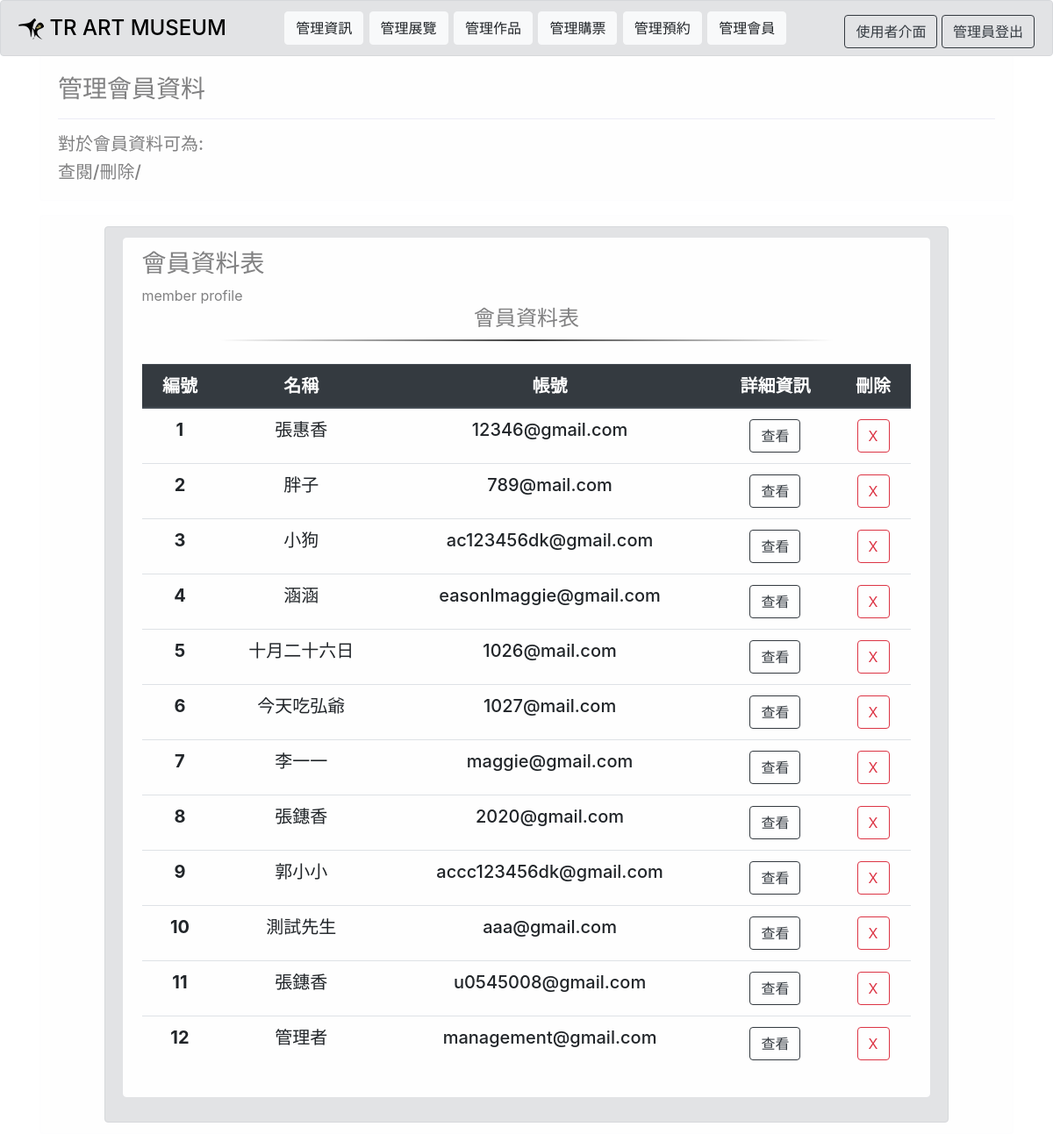
The app's page /management/page006.php (signed in), older data.
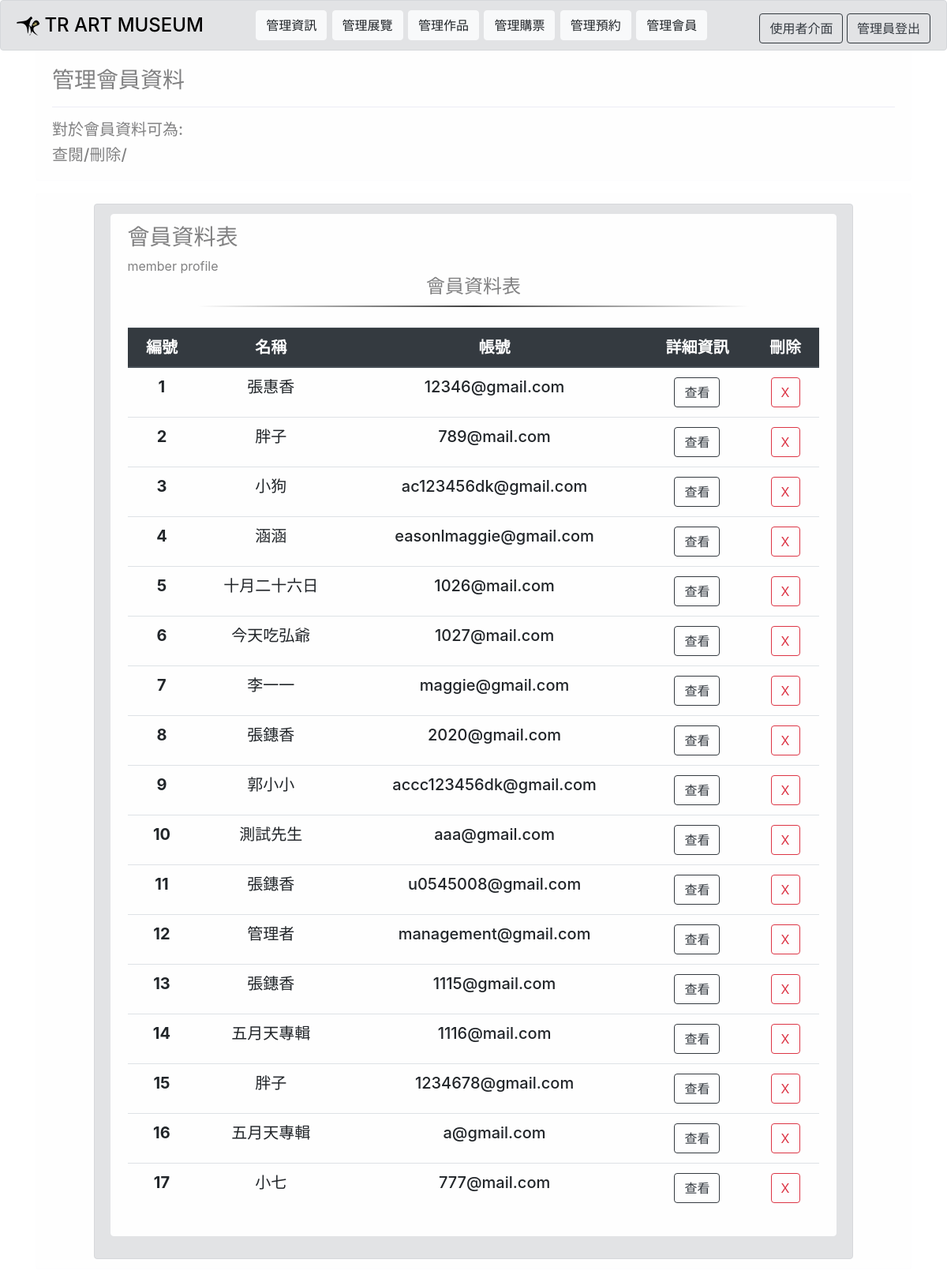
The same page, newer data.
### tables this page shows
CREATE TABLE `mem` (
  `id` int(11) NOT NULL,
  `name` varchar(100) NOT NULL,
  `username` varchar(100) NOT NULL,
  `password` varchar(100) NOT NULL,
  `birth` varchar(100) NOT NULL,
  `phone` varchar(100) NOT NULL
);

### management/checkmember.php (the view, shortened to what this page needs)
<?php
    require "../includes/db.php";
    $sql = "SELECT * FROM mem ";
    $result = $conn->query($sql);
    if ($result->num_rows > 0) {
            echo "    <table class='table'>";
            echo "        <thead class='thead-dark'>";
            echo "            <tr align='center'>";
            echo "                <th scope='col'>編號</th>";
            echo "                <th scope='col'>名稱</th>";
            echo "                <th scope='col'>帳號</th>";
            echo "                <th scope='col'>詳細資訊</th>";
            echo "                <th scope='col'>刪除</th>";
            echo "            </tr>";
            echo "        </thead>";
            echo "        <tbody>";
            $n = 1;
        while($row = $result->fetch_assoc()) {
        	$id = $row["id"];
            $name = $row["name"];
            $username = $row["username"];
            echo "            <tr align='center'>";
            echo "                <th scope='row'>$n</th>";
            echo "                <td>$name</td>";
            echo "                <td>$username</td>";
            echo "                <td><a href='lookrmember.php?id=$id&name=$name'> <button type='button' class='btn btn-outline-dark'>查看</button></a></td>";
            echo "                <td><a href='deletermember.php?id=$id'> <button type='button' class='btn btn-outline-danger'>X</button></a></td>";
            echo "            </tr>";
            $n = $n+1;
        }
        echo "        </tbody>";
        echo "    </font></table>";
    }
?>

Row changes from the older to the newer data that the page shows:
added mem: name "張鏸香", username "1115@gmail.com"
added mem: name "五月天專輯", username "1116@mail.com"
added mem: name "胖子", username "1234678@gmail.com"
added mem: name "五月天專輯", username "a@gmail.com"
added mem: name "小七", username "777@mail.com"
